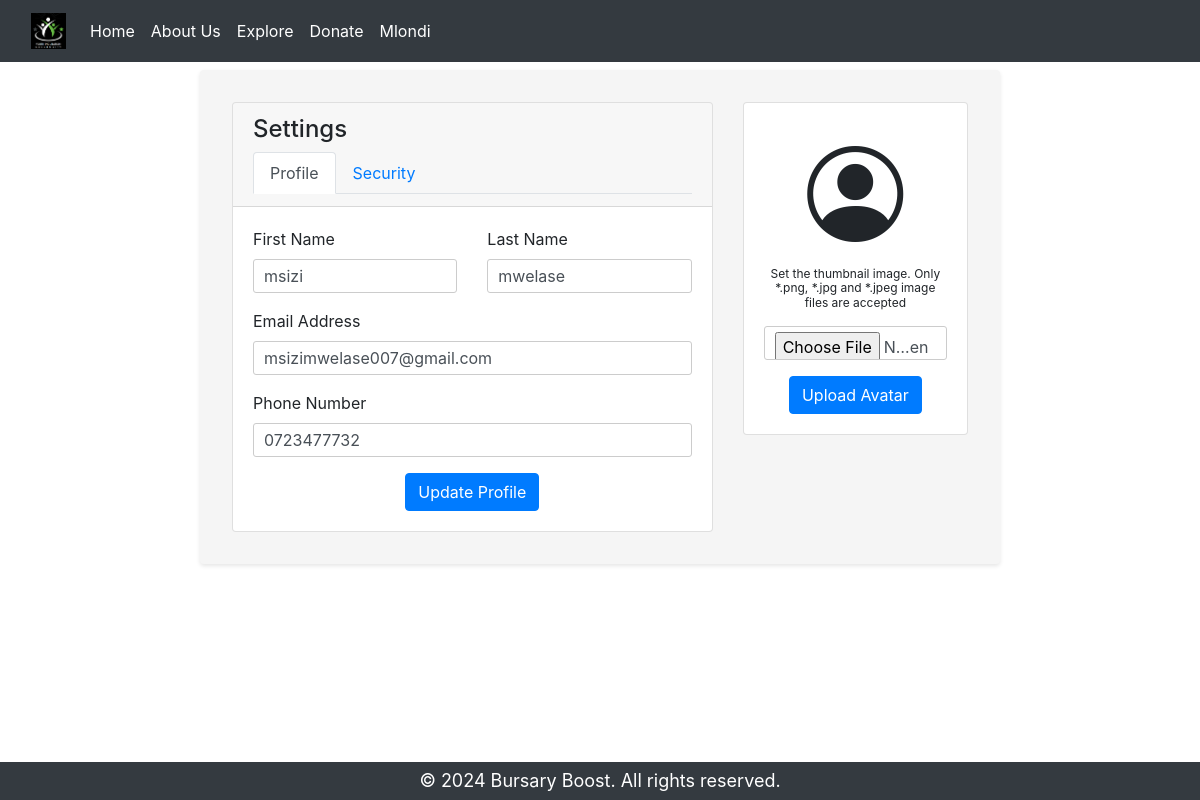
/update_profile/2 (signed in), run on the app's committed database.
### website/models.py (models this page shows, shortened)
class User(db.Model, UserMixin):
    _id = db.Column(db.Integer, primary_key=True)
    email = db.Column(db.String(150), unique=True)
    first_name = db.Column(db.String(150))
    last_name = db.Column(db.String(150))
    phone_number = db.Column(db.String(15))
    password = db.Column(db.String(150))
    gender = db.Column(db.String(150))
    id_number = db.Column(db.String(13))
    age = db.Column(db.Integer)
    status = db.Column(db.String(150))
    certified_id_document = db.Column(db.String(255))
    matric_statement = db.Column(db.String(255))
    cv = db.Column(db.String(255))
    other_supporting_documents = db.Column(db.String(255))

### website/views.py (the view, shortened to what this page needs)
@views.route('/update_profile/<int:user_id>', methods=['GET', 'POST'])
def update_profile(user_id):
    user = User.query.get(user_id)
    form = UpdateProfileForm(obj=user)
    form2 = UpdatePasswordForm()
    print(form.errors)
    return render_template("update_profile.html", form=form, form2=form2, user=current_user)

### website/forms.py
class UpdateProfileForm(FlaskForm):
    first_name = StringField(label='First Name', validators=[DataRequired()])
    last_name = StringField(label='Last Name', validators=[DataRequired()])
    email = EmailField(label='Email Address', validators=[DataRequired(), Email()])
    phone_number = TelField(label='Phone Number', validators=[DataRequired(), Length(min=10, max=10)])

class UpdatePasswordForm(FlaskForm):
    old_password = PasswordField(label='Old Password', validators=[DataRequired(), Length(min=8, max=20)])
    new_password = PasswordField(label='New Password', validators=[DataRequired(), Length(min=8, max=20)])
    confirm_new_password = PasswordField(label='Confirm New Password',
                                     validators=[DataRequired(),
                                                 EqualTo('new_password', 'password does not match')])
    submit_btn = SubmitField('Update')

### website/__init__.py (called while the page is built)
def create_app():
    app = Flask(__name__)
    app.config['SECRET_KEY'] = 'fsafdvhcdvv ydekciw'
    app.config['SQLALCHEMY_DATABASE_URI'] = f'sqlite:///{DB_NAME}'
    app.config['UPLOAD_FOLDER'] = 'website/static/uploads'
    db.init_app(app)
    from .views import views
    from .auth import auth
    from .profile import profile
    app.register_blueprint(views ,url_prefix='/')
    app.register_blueprint(auth ,url_prefix='/')
    app.register_blueprint(profile ,url_prefix='/')
    from .models import User ,FinancialAid ,Payment ,Certificate ,Donor ,Course
    create_database(app)
    login_manager = LoginManager()
    login_manager.login_view = 'auth.login'
    login_manager.init_app(app)
    @login_manager.user_loader
    def load_user(id):
        return User.query.get(int(id))
    return app

### website/templates/update_profile.html (shortened to what this page needs)
{% extends "base.html" %}
{% block content %}
<div class="container my-2">
    <div class="row">
        <div class="col-md-8">
            <div class="card">
                <div class="card-header">
                    <h4>Settings</h4>
                    <ul class="nav nav-tabs" id="settingsTabs">
                        <li class="nav-item" onclick="gotoProfile()">
                            <a class="text-decoration-none nav-link active" id="profileTab" href="#">Profile</a>
                        </li>
                        <li class="nav-item" onclick="gotoSecurity()">
                            <a class="text-decoration-none nav-link" id="securityTab" href="#">Security</a>
                        </li>
                    </ul>
                </div>
                <div class="card-body" id="sharedCard">
                    <form method="POST" action="{{ url_for('views.update_profile', user_id=user._id)}}"
                        id="profileForm">
                        <div class="row">
                            <div class="col-md-6">
                                <div class="form-group">
                                    {{ form.first_name.label(class="form-label") }}
                                    {{ form.first_name(class_="form-control") }}
                                </div>
                            </div>
                            <div class="col-md-6">
                                <div class="form-group">
                                    {{ form.last_name.label(class="form-label") }}
                                    {{ form.last_name(class_="form-control") }}
                                </div>
                            </div>
                        </div>
                        <div class="form-group">
                            {{ form.email.label(class="form-label") }}
                            {{ form.email(class_="form-control") }}
                        </div>
                        <div class="form-group">
                            {{ form.phone_number.label(class="form-label") }}
                            {{ form.phone_number(class_="form-control") }}
                        </div>
                        <div class="d-flex justify-content-center">
                            <button type="submit" class="btn btn-primary">Update Profile</button>
                        </div>
                    </form>
                </div>
            </div>
        </div>
        <div class="col-md-4">
            <div class="card text-center">
                <div class="card-body">
                    <i class="bi bi-person-circle" style="font-size: 6rem;"></i>
                    <p style="font-size: 12px;">Set the thumbnail image. Only *.png, *.jpg and *.jpeg image files are
                        accepted</p>
                    <form>
                        <input type="file" class="form-control mb-3" accept="image/*">
                        <button type="button" class="btn btn-primary">Upload Avatar</button>
                    </form>
                </div>
            </div>
        </div>
    </div>
</div>
{% endblock %}

### website/templates/base.html (shortened to what this page needs)
<!DOCTYPE html>
<html>
<head class="container">
  <link rel="stylesheet" href="https://stackpath.bootstrapcdn.com/bootstrap/4.4.1/css/bootstrap.min.css"
 />
  <link rel="stylesheet" href="https://stackpath.bootstrapcdn.com/font-awesome/4.7.0/css/font-awesome.min.css"
 />
  <nav class="navbar navbar-expand-lg navbar-dark bg-dark">
    <div class="container-fluid">
      <a class="navbar-brand" href="{{ url_for('views.index')}}">
        <img src="{{url_for('static', filename='imgs/app-logo-black.png')}}" width="35"/>
      </a>
      <div class="collapse navbar-collapse" id="navbarNav">
        <ul class="navbar-nav me-auto">
          <li class="nav-item">
            <a class="nav-link active" aria-current="page" href="#">Home</a>
          </li>
          <li class="nav-item">
            <a class="nav-link active" aria-current="page" href="#">About Us</a>
          </li>
          <li class="nav-item">
            <a class="nav-link active" aria-current="page" href="#">Explore</a>
          </li>
          <li class="nav-item">
            <a class="nav-link active" aria-current="page" href="{{ url_for('views.donor_signup')}}">Donate</a>
          </li>
          {% if user %}
          <li class="nav-item float-right ms-auto">
            <a class="nav-link active" aria-current="page"
              href="{{ url_for('views.update_profile', user_id=user._id) }}">{{ user.first_name }}</a>
          </li>
          {% endif %}
        </ul>
      </div>
    </div>
  </nav>
  <link rel="stylesheet" href="https://cdnjs.cloudflare.com/ajax/libs/font-awesome/5.15.4/css/all.min.css">
  <link href="https://cdnjs.cloudflare.com/ajax/libs/bootstrap-icons/1.10.5/font/bootstrap-icons.min.css"
    rel="stylesheet">
</head>
<body>
  {% block content %}{% endblock %}
  <br>
  <footer class="bg-dark text-white text-center py-2 fixed-bottom">
    <p>&copy; 2024 Bursary Boost. All rights reserved.</p>
  </footer>
</body>
</html>

### website/templates/base.html (style rules this page uses)
.container { max-width: 800px; margin: 0 auto; padding: 2rem; background-color: #f5f5f5; border-radius: 4px; box-shadow: 0 2px 4px rgba(0, 0, 0, 0.1); }
p { font-size: 1.125rem; line-height: 1.2; margin-bottom: 1rem; }
a { color: #007bff; text-decoration: underline; }
.navbar-nav .nav-link { text-decoration: none; }
.navbar-brand { text-decoration: none; }
footer { background-color: #333; color: white; padding: 2rem 0; text-align: center; }
footer p { margin: 0; }
.navbar-nav { margin-right: auto; }
.form-control { border-radius: 3px; border: 1px solid #ccc; padding: 5px 10px; height: 34px; box-shadow: none; transition: box-shadow 0.3s; }

### data on the page
User: first_name "Mlondi"
User: first_name "msizi", last_name "mwelase", email "msizimwelase007@gmail.com", phone_number "0723477732"
